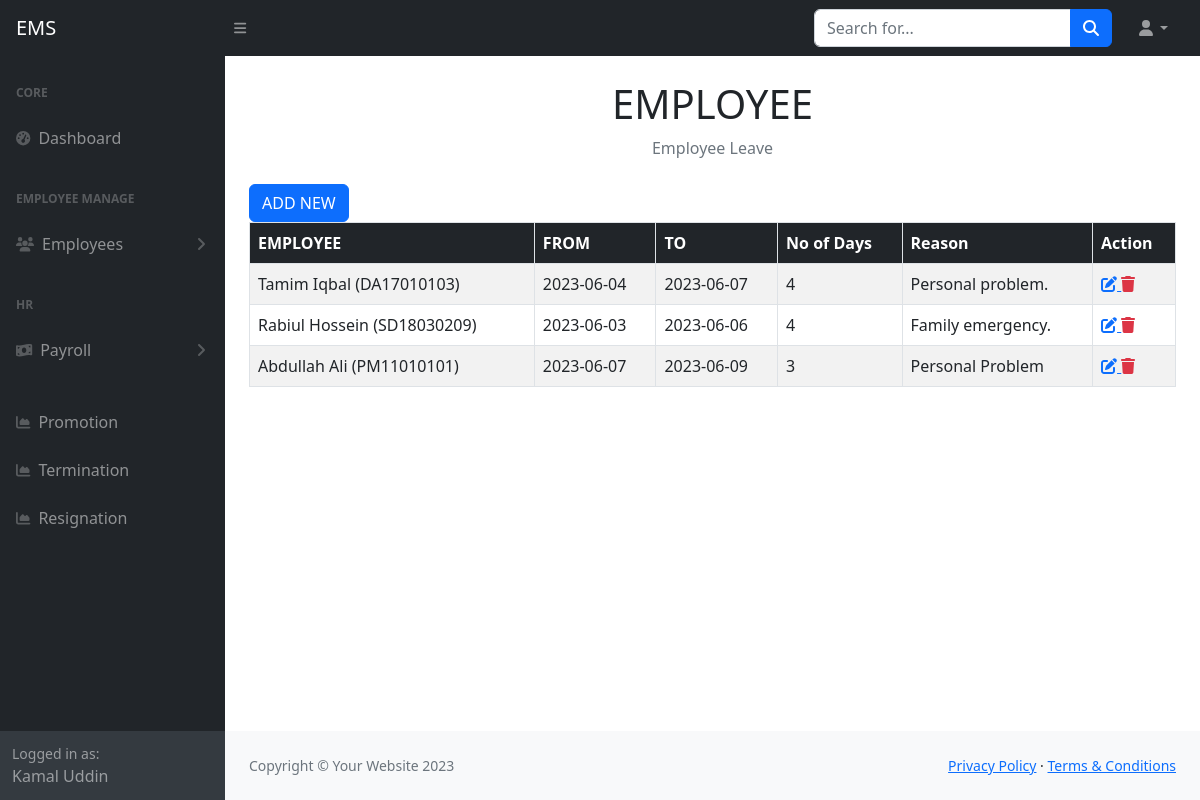
/employee_leave.php (signed in), run on the app's committed database.
### tables this page shows
CREATE TABLE `tbl_leaves` (
  `id` int(50) NOT NULL,
  `employee_id` int(11) DEFAULT NULL,
  `starting_at` date DEFAULT NULL,
  `ending_on` date DEFAULT NULL,
  `days` int(15) DEFAULT NULL,
  `reason` text DEFAULT NULL,
  `created_at` datetime DEFAULT NULL,
  `created_by` varchar(255) DEFAULT NULL,
  `updated_at` datetime DEFAULT NULL,
  `updated_by` varchar(255) DEFAULT NULL,
  `deleted_at` datetime DEFAULT NULL
);

CREATE TABLE `tbl_employees` (
  `id` int(50) NOT NULL,
  `first_name` varchar(255) NOT NULL,
  `last_name` varchar(255) NOT NULL,
  `email` varchar(255) NOT NULL,
  `phone` varchar(15) DEFAULT NULL,
  `employee_id` varchar(255) DEFAULT NULL,
  `department_id` int(11) DEFAULT NULL,
  `designation_id` int(11) DEFAULT NULL,
  `joining_date` date DEFAULT NULL,
  `yearly_leave` int(11) NOT NULL,
  `image` varchar(255) DEFAULT NULL,
  `basic_salary` decimal(10,2) NOT NULL,
  `created_at` datetime DEFAULT NULL,
  `created_by` varchar(255) DEFAULT NULL,
  `updated_at` datetime DEFAULT NULL,
  `updated_by` varchar(255) DEFAULT NULL,
  `deleted_at` datetime DEFAULT NULL
);

### include/settings.php (called while the page is built)
<?php
$protocol = isset($_SERVER['HTTPS']) ? 'https' : 'http';
$base_url="$protocol://".$_SERVER['SERVER_NAME']."/".explode('/',$_SERVER['SCRIPT_NAME'])[1]."/";
    require_once('class/crud.php');
    $mysqli=new crud;
?>

### class/crud.php (called while the page is built, shortened)
<?php
    class crud{
        private $host='localhost';
        private $user='root';
        private $password='';
        private $database='employee';
        private $connection;
        public function __construct(){
            $this->connection=new mysqli($this->host,$this->user,$this->password,$this->database);
        }
        public function common_select_query($sql){
            $result=array();
            $error=false;
            $rs=$this->connection->query($sql);
            if($rs){
                if($rs->num_rows > 0){
                    while($r=$rs->fetch_object()){
                        array_push($result,$r);
                    }
                }
            }else{
                $error=$this->connection->error;
            }
            $return = array('data'=>$result,'error'=>$error);
            return $return;
        }
    }
?>

### employee_leave.php (the view)
<?php require_once('include/header.php') ?>
<?php require_once('include/sidebar.php') ?>
<div class="container-fluid px-4">
    <h1 class="mt-4 text-center">EMPLOYEE</h1>
    <ol class="breadcrumb mb-4">
        <li class="breadcrumb-item active mx-auto">Employee Leave</li>
    </ol>
    <a href="<?= $base_url?>employee_leaves_add.php"class="btn btn-primary align-right">ADD NEW</a>
    <table class="table table-striped table-bordered">
        <thead class="bg-dark text-white">
            <tr>
                <th>EMPLOYEE</th>
                <th>FROM</th>
                <th>TO</th>
                <th>No of Days</th>
                <th>Reason</th>
                <th>Action</th>
            </tr>
        </thead>
        <tbody>
            <?php
                    $data=$mysqli->common_select_query('SELECT tbl_leaves.*,tbl_employees.first_name,tbl_employees.last_name,tbl_employees.employee_id FROM `tbl_leaves`
                    join tbl_employees on tbl_employees.id=tbl_leaves.employee_id
                    WHERE tbl_leaves.deleted_at is null');
                if(!$data['error']){
                        foreach($data['data'] as $d){
                    ?>
            <tr>
                <td><?= $d->first_name ?> <?= $d->last_name ?> (<?= $d->employee_id ?>)</td>
                <td><?= $d->starting_at ?></td>
                <td><?= $d->ending_on ?></td>
                <td><?= $d->days ?></td>
                <td><?= $d->reason ?></td>
                <td>
                    <a title="Update" href="<?= $base_url?>employee_leaves_edit.php?id=<?= $d->id ?>">
                                <i class="fa fa-edit"></i>
                    </a>
                    <a title="Delete" class="text-danger" href="employee_leaves_delete.php?id=<?= $d->id ?>">
                                <i class="fa fa-trash"></i>
                    </a>
                </td>
            </tr>
            <?php
            }
                    }
                    ?>
        </tbody>
    </table>
</div>
<?php require_once('include/footer.php') ?>

### data on the page
tbl_leaves: employee.first_name "Tamim", employee.last_name "Iqbal", employee.employee_id "DA17010103", starting_at "2023-06-04", ending_on "2023-06-07", days "4", reason "Personal problem."
tbl_leaves: employee.first_name "Rabiul", employee.last_name "Hossein", employee.employee_id "SD18030209", starting_at "2023-06-03", ending_on "2023-06-06", days "4", reason "Family emergency."
tbl_leaves: employee.first_name "Abdullah", employee.last_name "Ali", employee.employee_id "PM11010101", starting_at "2023-06-07", ending_on "2023-06-09", days "3", reason "Personal Problem"

### other printed values
$_SESSION['username'] "Kamal Uddin"
